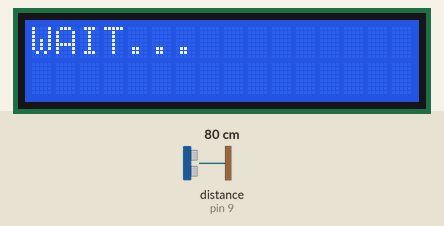
Simulated run of this sketch. Board: Arduino Uno, built with avr-gcc and run on an emulated ATmega328P. Shown: 16×2 character LCD. Wiring (inferred from the names in the program): ultrasonic range finder: trigger pin 8; echo pin 9. Inputs (shaded band) come from the test bench; at power-on: distance to the obstacle (sensor on pin 9) 80 cm. The echo pulse lasts 58.3 µs per cm; what the sketch prints to the serial monitor is not drawn.

Above: at 1.2 s.
1.3 s: distance to the obstacle (sensor on pin 9) set to 194 cm
3.2 s: distance to the obstacle (sensor on pin 9) set to 203 cm
At 4.8 s:
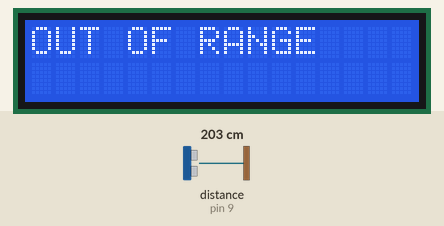
5.6 s: distance to the obstacle (sensor on pin 9) set to 2 cm
At 7.0 s:
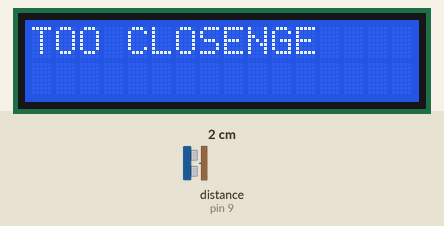
7.6 s: distance to the obstacle (sensor on pin 9) set to 18 cm
At 8.7 s:
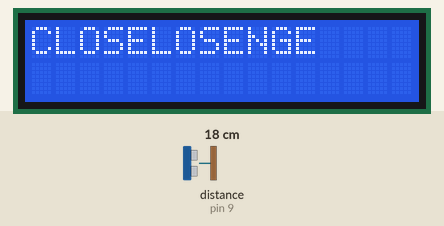
9.6 s: distance to the obstacle (sensor on pin 9) set to 35 cm
At 10.4 s:
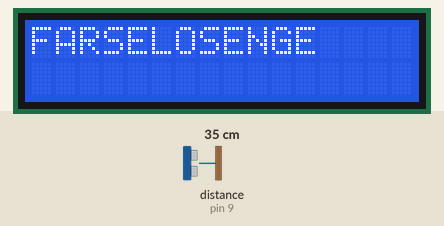
11.6 s: distance to the obstacle (sensor on pin 9) set to 60 cm
At 13.5 s:
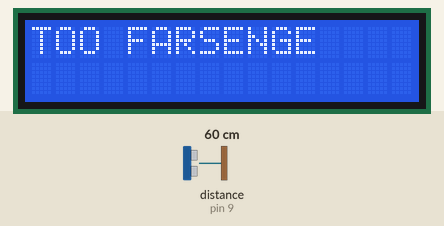
Timing chart, 0 to 14.6 s (numbered marks = the images above; inputs shaded):
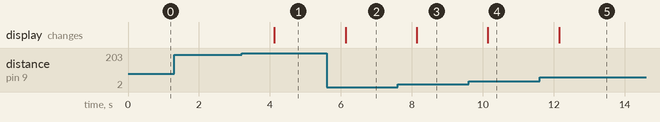

The sketch:

question-classic-14.ino
```cpp
// (licence header left out)
#include <LiquidCrystal.h>

LiquidCrystal lcd(0, 1, 4, 5, 6, 7);

#define PIN_HCSR04_TRIG 8
#define PIN_HCSR04_ECHO 9

float HCSR04_Duration = 0.0;
float HCSR04_Distance = 0.0;

void setup() {
  pinMode(PIN_HCSR04_TRIG, OUTPUT);
  pinMode(PIN_HCSR04_ECHO, INPUT);

  lcd.begin(16, 2);
  lcd.clear();
  lcd.setCursor(0,0);
  lcd.print("WAIT...");

  Serial.begin(9600);
}

void loop() {
  lcd.setCursor(0,0);

  digitalWrite(PIN_HCSR04_TRIG, LOW);
  delayMicroseconds(2);

  digitalWrite(PIN_HCSR04_TRIG, HIGH);
  delayMicroseconds(10);
  digitalWrite(PIN_HCSR04_TRIG, LOW);

  HCSR04_Duration = pulseIn(PIN_HCSR04_ECHO, HIGH);
  HCSR04_Distance = (HCSR04_Duration / 2) / 29.1;

  if (HCSR04_Distance >= 200 || HCSR04_Distance <= 0){
    lcd.print("OUT OF RANGE");
    Serial.println("Out of range");
  } else {
    if(HCSR04_Distance > 0 && HCSR04_Distance <= 15){
      lcd.print("TOO CLOSE");
    } else if(HCSR04_Distance > 15 && HCSR04_Distance <= 30){
      lcd.print("CLOSE");
    } else if(HCSR04_Distance > 30 && HCSR04_Distance <= 40){
      lcd.print("FAR");
    } else if(HCSR04_Distance > 40 && HCSR04_Distance <= 60){
      lcd.print("TOO FAR");
    }

    Serial.print("Distance = ");
    Serial.print(HCSR04_Distance);
    Serial.print(" cm");
    Serial.println();
  }

  delay(1000);
}
```

Measured:
- the behaviour switches between 199 and 200 cm on distance to the obstacle (sensor on pin 9) (found by bisection; images 0 and 1)
- after the input at 1.3 s, every drawn part: stays the same
- after the input at 3.2 s, the display: changes after 0.92 s (image 1)
- after the input at 5.6 s, the display: changes after 0.53 s (image 2)
- after the input at 7.6 s, the display: changes after 0.54 s (image 3)
- after the input at 9.6 s, the display: changes after 0.55 s (image 4)
- after the input at 11.6 s, the display: changes after 0.55 s (image 5)
